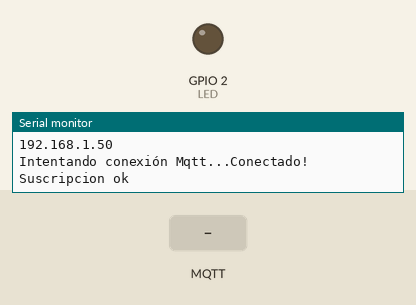
A sketch run on a simulated ESP32. Parts: output pins drawn as LEDs (lit = HIGH), the last lines printed to the serial monitor. The test bench sets the inputs (shaded band). WiFi joins after 1.5 s; servers stay silent unless stated; random numbers use the default seed unless the sketch sets one; no MQTT or app messages arrive unless stated.

Above: at 2.8 s.
2.9 s: MQTT message "1" arrives on the first subscribed topic
At 5.8 s:
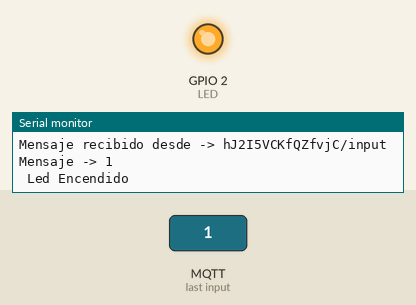
6.1 s: MQTT message "0" arrives on the first subscribed topic
At 8.3 s:
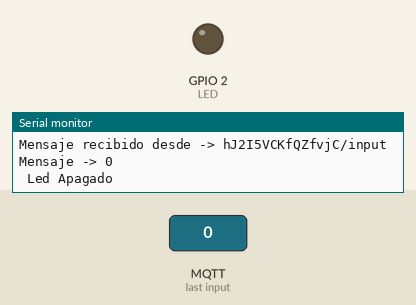
9.1 s: MQTT message "2" arrives on the first subscribed topic
At 11.9 s:
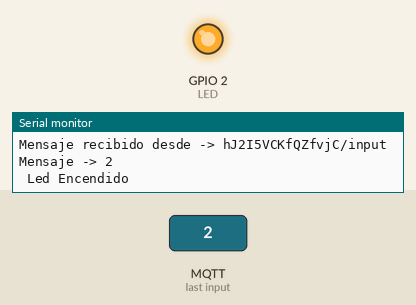
Timing chart, 0 to 13.4 s (numbered marks = the images above; inputs shaded):
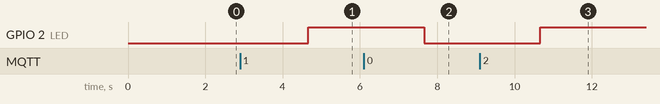

The sketch:

recuperarComunicacion.ino
```cpp
#include <Arduino.h>
#include <WiFi.h>
#include <PubSubClient.h>


//**************************************
//*********** MQTT CONFIG **************
//**************************************
const char *mqtt_server = "ioticos.org";
const int mqtt_port = 1183 ;
const char *mqtt_user = "QM5KymfuouvynyE";
const char *mqtt_pass = "PoBcEGPqj2orwIA";
const char *root_topic_subscribe = "hJ2I5VCKfQZfvjC/input";
const char *root_topic_publish = "hJ2I5VCKfQZfvjC/output";


//**************************************
//*********** WIFICONFIG ***************
//**************************************
const char* ssid = "CELMIRA78";
const char* password =  "celmira 19%19";


//**************************************
//*********** GLOBALES   ***************
//**************************************
WiFiClient espClient;
PubSubClient client(espClient);
char msg[25];
long count=0;
int LED = 2;


//************************
//** F U N C I O N E S ***
//************************
void callback(char* topic, byte* payload, unsigned int length);
void reconnect();
void setup_wifi();

void setup() {
  Serial.begin(115200);
  setup_wifi();
  client.setServer(mqtt_server, mqtt_port);
  client.setCallback(callback);
  pinMode(LED,OUTPUT);
}

void loop() {

  if (!client.connected()) {
    reconnect();
  }

  if (client.connected()){
    String str = "La cuenta es -> " + String(count);
    str.toCharArray(msg,25);
    client.publish(root_topic_publish,msg);
    count=count+2;
    delay(3000);
  }
  client.loop();
}


//*****************************
//***    CONEXION WIFI      ***
//*****************************
void setup_wifi(){
  delay(10);
  // Nos conectamos a nuestra red Wifi
  Serial.println();
  Serial.print("Conectando a ssid: ");
  Serial.println(ssid);

  WiFi.begin(ssid, password);

  while (WiFi.status() != WL_CONNECTED) {
    delay(200);
    Serial.print(".");
  }

  Serial.println("");
  Serial.println("Conectado a red WiFi!");
  Serial.println("Dirección IP: ");
  Serial.println(WiFi.localIP());
}


//*****************************
//***    CONEXION MQTT      ***
//*****************************

void reconnect() {

  while (!client.connected()) {
    Serial.print("Intentando conexión Mqtt...");
    // Creamos un cliente ID
    String clientId = "IOTICOS_H_W_";
    clientId += String(random(0xffff), HEX);
    // Intentamos conectar
    if (client.connect(clientId.c_str(),mqtt_user,mqtt_pass)) {
      Serial.println("Conectado!");
      // Nos suscribimos
      if(client.subscribe(root_topic_subscribe)){
        Serial.println("Suscripcion ok");
      }else{
        Serial.println("fallo Suscripciión");
      }
    } else {
      Serial.print("falló :( con error -> ");
      Serial.print(client.state());
      Serial.println(" Intentamos de nuevo en 5 segundos");
      delay(5000);
    }
  }
}


//*****************************
//***       CALLBACK        ***
//*****************************

void callback(char* topic, byte* payload, unsigned int length){
  String incoming = "";
  Serial.print("Mensaje recibido desde -> ");
  Serial.print(topic);
  Serial.println("");
  for (int i = 0; i < length; i++) {
    incoming += (char)payload[i];
  }
  incoming.trim();
  Serial.println("Mensaje -> " + incoming);
  if((char)payload[0]=='0'){
    digitalWrite(LED,LOW);
    Serial.println("\n Led Apagado");
  }else{
    digitalWrite(LED,HIGH);
    Serial.println("\n Led Encendido");
  }

}
```

Measured:
- after the input at 2.9 s, GPIO 2 (LED): LOW → HIGH after 1.8 s
- after the input at 6.1 s, GPIO 2 (LED): HIGH → LOW after 1.6 s
- after the input at 9.1 s, GPIO 2 (LED): LOW → HIGH after 1.6 s
